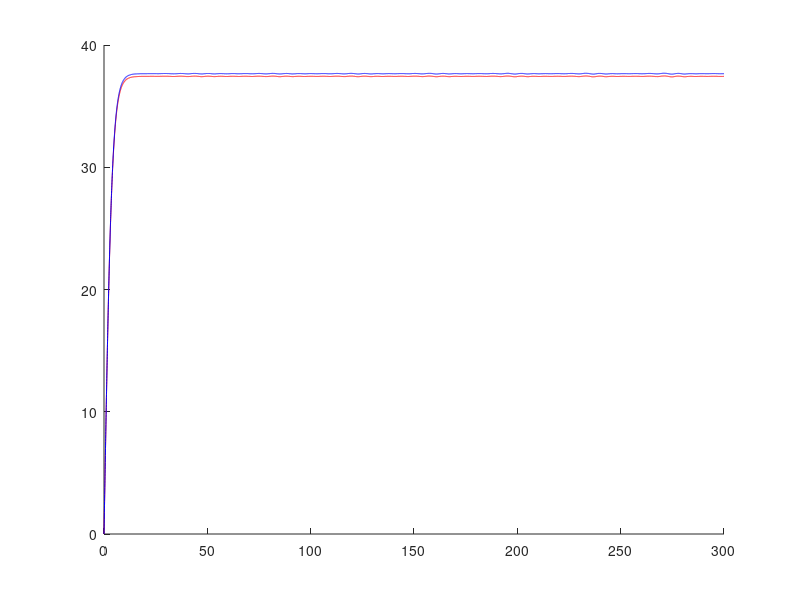

This chart was generated by the following MATLAB code:
c = 1;
m = 105;
S = 1.2;
g0 = 9.81;
f = @(t,y1,y2,g,ro) - g - ((ro*c*S)/(2*m))*y2*abs(y2);

%1
ro1 = 1.225;
t = linspace(0,300,10000);
Y0 = [40000;0];
dY1 = @(t,Y) [Y(2);f(t,Y(1),Y(2),g0,ro1)];
[t,Y1] = ode45(dY1,t,Y0);
povprecna1 = mean(Y1(:,2))
figure
hold on
plot(t,-Y1(:,2),'r')

%2
koncna1 = Y1(end,2)

%3
r = 6371;
g = @(y) g0*((r/(r+y))^2);
dY2 = @(t,Y) [Y(2);f(t,Y(1),Y(2),g(Y(2)),ro1)];
[t,Y2] = ode45(dY2,t,Y0);
visina300 = Y2(end,1)
plot(t,-Y2(:,2),'b')

%4

